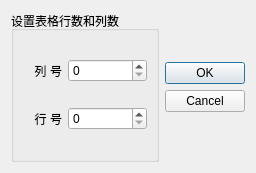
<?xml version="1.0" encoding="UTF-8"?>
<ui version="4.0">
 <class>QWDialogSize</class>
 <widget class="QDialog" name="QWDialogSize">
  <property name="geometry">
   <rect>
    <x>0</x>
    <y>0</y>
    <width>256</width>
    <height>173</height>
   </rect>
  </property>
  <property name="windowTitle">
   <string>Dialog</string>
  </property>
  <layout class="QHBoxLayout" name="horizontalLayout_3">
   <item>
    <widget class="QGroupBox" name="groupBox">
     <property name="title">
      <string>设置表格行数和列数</string>
     </property>
     <layout class="QVBoxLayout" name="verticalLayout_2">
      <item>
       <layout class="QHBoxLayout" name="horizontalLayout" stretch="1,2">
        <item>
         <widget class="QLabel" name="label">
          <property name="text">
           <string>列 号</string>
          </property>
          <property name="alignment">
           <set>Qt::AlignmentFlag::AlignRight|Qt::AlignmentFlag::AlignTrailing|Qt::AlignmentFlag::AlignVCenter</set>
          </property>
         </widget>
        </item>
        <item>
         <widget class="QSpinBox" name="spinBoxColumn"/>
        </item>
       </layout>
      </item>
      <item>
       <layout class="QHBoxLayout" name="horizontalLayout_2" stretch="1,2">
        <item>
         <widget class="QLabel" name="label_2">
          <property name="text">
           <string>行 号</string>
          </property>
          <property name="alignment">
           <set>Qt::AlignmentFlag::AlignRight|Qt::AlignmentFlag::AlignTrailing|Qt::AlignmentFlag::AlignVCenter</set>
          </property>
         </widget>
        </item>
        <item>
         <widget class="QSpinBox" name="spinBoxRow"/>
        </item>
       </layout>
      </item>
     </layout>
    </widget>
   </item>
   <item>
    <widget class="QDialogButtonBox" name="buttonBox">
     <property name="orientation">
      <enum>Qt::Orientation::Vertical</enum>
     </property>
     <property name="standardButtons">
      <set>QDialogButtonBox::StandardButton::Cancel|QDialogButtonBox::StandardButton::Ok</set>
     </property>
     <property name="centerButtons">
      <bool>true</bool>
     </property>
    </widget>
   </item>
  </layout>
 </widget>
 <resources/>
 <connections>
  <connection>
   <sender>buttonBox</sender>
   <signal>accepted()</signal>
   <receiver>QWDialogSize</receiver>
   <slot>accept()</slot>
   <hints>
    <hint type="sourcelabel">
     <x>246</x>
     <y>163</y>
    </hint>
    <hint type="destinationlabel">
     <x>157</x>
     <y>274</y>
    </hint>
   </hints>
  </connection>
  <connection>
   <sender>buttonBox</sender>
   <signal>rejected()</signal>
   <receiver>QWDialogSize</receiver>
   <slot>reject()</slot>
   <hints>
    <hint type="sourcelabel">
     <x>246</x>
     <y>163</y>
    </hint>
    <hint type="destinationlabel">
     <x>286</x>
     <y>274</y>
    </hint>
   </hints>
  </connection>
 </connections>
</ui>
